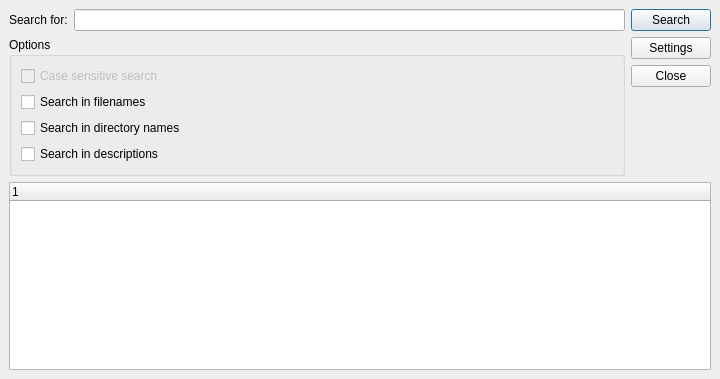
<ui version="4.0" >
 <class>SearchDialog</class>
 <widget class="QDialog" name="SearchDialog" >
  <property name="geometry" >
   <rect>
    <x>0</x>
    <y>0</y>
    <width>720</width>
    <height>379</height>
   </rect>
  </property>
  <property name="windowTitle" >
   <string>Search Dialog</string>
  </property>
  <layout class="QVBoxLayout" >
   <property name="margin" >
    <number>9</number>
   </property>
   <property name="spacing" >
    <number>6</number>
   </property>
   <item>
    <layout class="QVBoxLayout" >
     <property name="margin" >
      <number>0</number>
     </property>
     <property name="spacing" >
      <number>6</number>
     </property>
     <item>
      <layout class="QGridLayout" >
       <property name="margin" >
        <number>0</number>
       </property>
       <property name="spacing" >
        <number>6</number>
       </property>
       <item row="0" column="1" >
        <layout class="QVBoxLayout" >
         <property name="margin" >
          <number>0</number>
         </property>
         <property name="spacing" >
          <number>6</number>
         </property>
         <item>
          <widget class="QPushButton" name="searchPushButton" >
           <property name="text" >
            <string>Search</string>
           </property>
          </widget>
         </item>
         <item>
          <widget class="QPushButton" name="settingsPushButton" >
           <property name="text" >
            <string>Settings</string>
           </property>
          </widget>
         </item>
         <item>
          <widget class="QPushButton" name="closePushButton" >
           <property name="text" >
            <string>Close</string>
           </property>
          </widget>
         </item>
        </layout>
       </item>
       <item rowspan="2" row="0" column="0" >
        <layout class="QVBoxLayout" >
         <property name="margin" >
          <number>0</number>
         </property>
         <property name="spacing" >
          <number>6</number>
         </property>
         <item>
          <layout class="QHBoxLayout" >
           <property name="margin" >
            <number>0</number>
           </property>
           <property name="spacing" >
            <number>6</number>
           </property>
           <item>
            <widget class="QLabel" name="label" >
             <property name="text" >
              <string>Search for:</string>
             </property>
            </widget>
           </item>
           <item>
            <widget class="QLineEdit" name="searchLineEdit" />
           </item>
          </layout>
         </item>
         <item>
          <widget class="QGroupBox" name="groupBox" >
           <property name="title" >
            <string>Options</string>
           </property>
           <layout class="QVBoxLayout" >
            <property name="margin" >
             <number>9</number>
            </property>
            <property name="spacing" >
             <number>6</number>
            </property>
            <item>
             <widget class="QCheckBox" name="csCheckBox" >
              <property name="enabled" >
               <bool>false</bool>
              </property>
              <property name="text" >
               <string>Case sensitive search</string>
              </property>
              <property name="checked" >
               <bool>false</bool>
              </property>
              <property name="tristate" >
               <bool>false</bool>
              </property>
             </widget>
            </item>
            <item>
             <widget class="QCheckBox" name="sfCheckBox" >
              <property name="text" >
               <string>Search in filenames </string>
              </property>
             </widget>
            </item>
            <item>
             <widget class="QCheckBox" name="sdiCheckBox" >
              <property name="text" >
               <string>Search in directory names</string>
              </property>
             </widget>
            </item>
            <item>
             <widget class="QCheckBox" name="sdeCheckBox" >
              <property name="text" >
               <string>Search in descriptions</string>
              </property>
             </widget>
            </item>
           </layout>
          </widget>
         </item>
        </layout>
       </item>
      </layout>
     </item>
     <item>
      <widget class="QTreeWidget" name="resultsTreeWidget" />
     </item>
    </layout>
   </item>
  </layout>
 </widget>
 <tabstops>
  <tabstop>searchLineEdit</tabstop>
  <tabstop>searchPushButton</tabstop>
  <tabstop>settingsPushButton</tabstop>
  <tabstop>closePushButton</tabstop>
  <tabstop>csCheckBox</tabstop>
  <tabstop>sfCheckBox</tabstop>
  <tabstop>sdiCheckBox</tabstop>
  <tabstop>sdeCheckBox</tabstop>
  <tabstop>resultsTreeWidget</tabstop>
 </tabstops>
 <resources/>
 <connections>
  <connection>
   <sender>closePushButton</sender>
   <signal>clicked()</signal>
   <receiver>SearchDialog</receiver>
   <slot>accept()</slot>
   <hints>
    <hint type="sourcelabel" >
     <x>670</x>
     <y>88</y>
    </hint>
    <hint type="destinationlabel" >
     <x>359</x>
     <y>189</y>
    </hint>
   </hints>
  </connection>
 </connections>
</ui>
